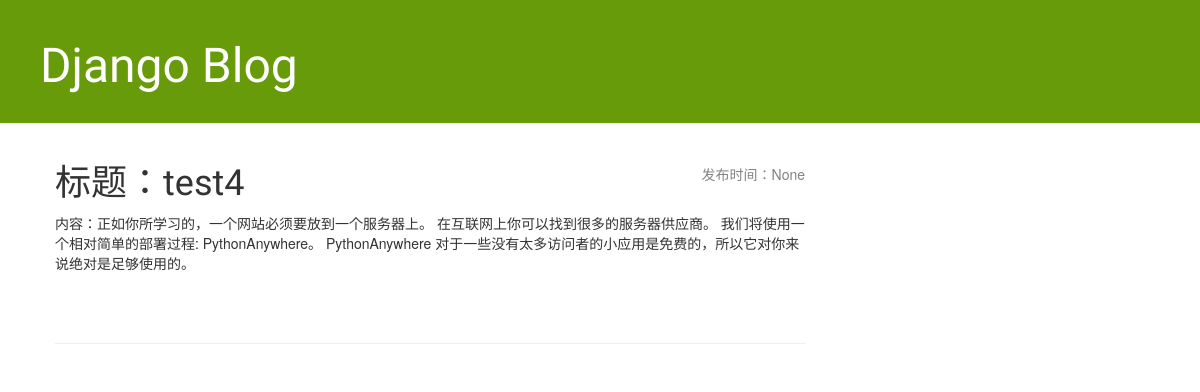
Page /post/4/ on the earlier database version.
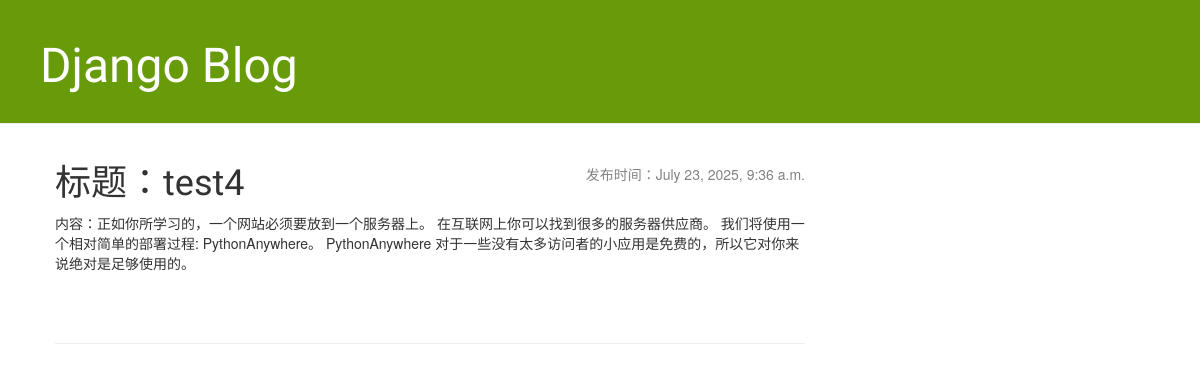
Same page on the later database version.
### blog/models.py (models this page shows, shortened)
class Post(models.Model):
    author = models.ForeignKey(settings.AUTH_USER_MODEL, on_delete=models.CASCADE)
    title = models.CharField(max_length=200)
    text = models.TextField()
    created_date = models.DateTimeField(default=timezone.now)  # 新建对象时，如果没有手动传值，就默认设置为调用timezone.now()的结果
    publish_date = models.DateTimeField(blank=True, null=True) # 设置为空时，这两个建议一起设置，blank表单层面，null数据库层面

### blog/views.py (the view)
# urls.py: path('post/<int:pk>/', views.post_detail, name='post_detail'),
def post_detail(request, pk):
    post = get_object_or_404(Post, pk=pk)
    return render(request, 'blog/post_detail.html', {'post': post})

### blog/templates/blog/post_detail.html (shortened to what this page needs)
{% extends 'blog/base.html' %}
{% block content %}
<div class="post">
    <div class="date">发布时间：{{post.publish_date}}</div>
    <h1>标题：{{post.title}}</h1>
    <p>内容：{{post.text}}</p>
</div>
<hr>
{% endblock %}

Differences in the rows shown:
changed Post "test4": publish_date "None" → "July 23, 2025, 9:36 a.m."
